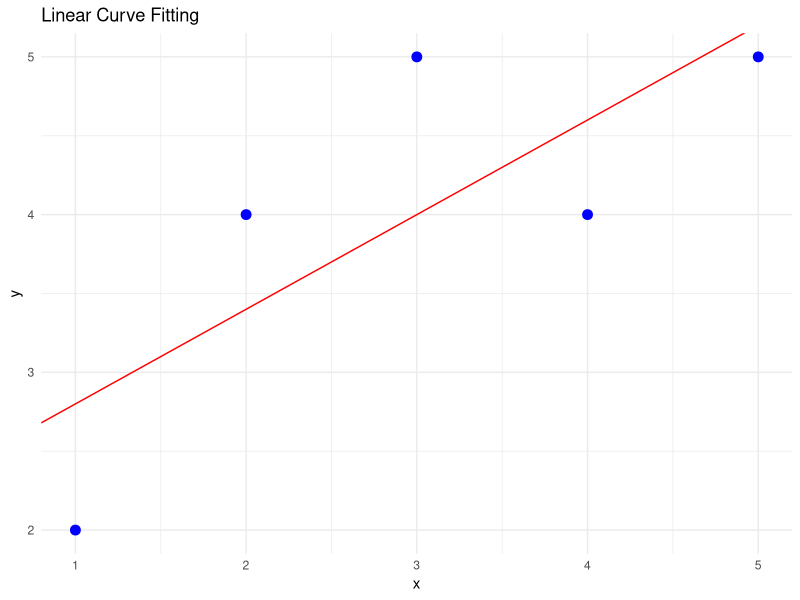

The R script that drew this image:
# Load necessary library
library(ggplot2)

# Data
x <- c(1, 2, 3, 4, 5)
y <- c(2, 4, 5, 4, 5)

# Custom Least Squares Calculation
n <- length(x)
sum_x <- sum(x)
sum_y <- sum(y)
sum_xy <- sum(x * y)
sum_x2 <- sum(x^2)

b_manual <- (n * sum_xy - sum_x * sum_y) / (n * sum_x2 - sum_x^2)
a_manual <- (sum_y - b_manual * sum_x) / n

# Built-in Function
linear_model <- lm(y ~ x)
a_builtin <- coef(linear_model)[1]
b_builtin <- coef(linear_model)[2]

cat("Manual Linear Equation: y =", round(a_manual, 2), "+", round(b_manual, 2), "* x\n")
cat("Built-in Linear Equation: y =", round(a_builtin, 2), "+", round(b_builtin, 2), "* x\n")

# Plot
ggplot(data.frame(x, y), aes(x, y)) +
  geom_point(color = "blue", size = 3) +
  geom_abline(intercept = a_builtin, slope = b_builtin, color = "red") +
  ggtitle("Linear Curve Fitting") +
  theme_minimal()
